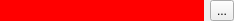
<?xml version="1.0" encoding="UTF-8"?>
<ui version="4.0">
 <class>Widget_ShaderParameter_Color</class>
 <widget class="QWidget" name="Widget_ShaderParameter_Color">
  <property name="geometry">
   <rect>
    <x>0</x>
    <y>0</y>
    <width>234</width>
    <height>20</height>
   </rect>
  </property>
  <property name="windowTitle">
   <string>Form</string>
  </property>
  <layout class="QHBoxLayout" name="horizontalLayout">
   <property name="leftMargin">
    <number>0</number>
   </property>
   <property name="topMargin">
    <number>0</number>
   </property>
   <property name="rightMargin">
    <number>0</number>
   </property>
   <property name="bottomMargin">
    <number>0</number>
   </property>
   <item>
    <widget class="QLabel" name="label_color">
     <property name="styleSheet">
      <string notr="true">background-color: red;</string>
     </property>
     <property name="text">
      <string/>
     </property>
    </widget>
   </item>
   <item>
    <widget class="QToolButton" name="toolButton_color">
     <property name="text">
      <string>...</string>
     </property>
    </widget>
   </item>
  </layout>
 </widget>
 <resources/>
 <connections/>
</ui>
